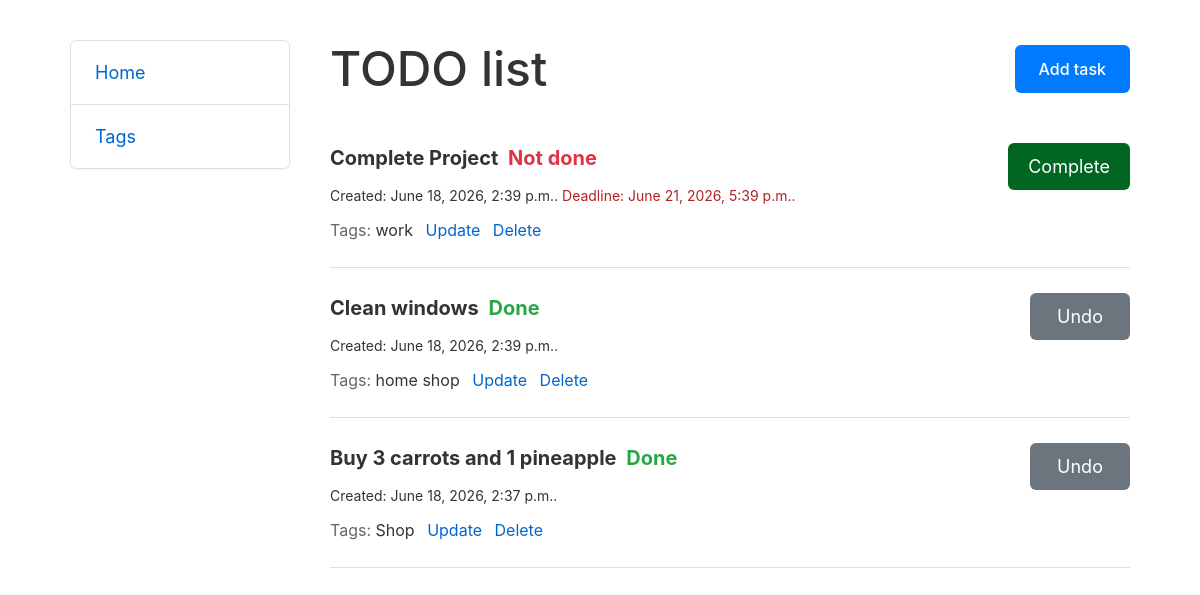
The page / on the database its author committed.
### todo/models.py (models this page shows, shortened)
class Task(models.Model):
    content = models.TextField()
    created_at = models.DateTimeField(auto_now_add=True)
    deadline = models.DateTimeField(null=True, blank=True)
    is_done = models.BooleanField(default=False)
    tags = models.ManyToManyField(Tag, related_name='tasks')
    class Meta:
        ordering = ['is_done', '-created_at']

class Tag(models.Model):
    name = models.CharField(max_length=255, unique=True)

### todo/views.py (the view)
# urls.py: path('', TaskListView.as_view(), name='index'),
class TaskListView(generic.ListView):
    model = Task
    template_name = 'todo/index.html'
    context_object_name = 'tasks'

### todo/templates/todo/index.html (shortened to what this page needs)
{% extends "todo/base.html" %}
{% block content %}
  <div class="content-header">
    <h1>TODO list</h1>
    <a href="{% url 'todo:task-create' %}" class="btn-add">Add task</a>
  </div>
  <div class="tasks-container">
    {% for task in tasks %}
      <div class="task-item">
        <div class="task-info">
          <div class="task-title-row">
            {{ task.content }}
            {% if task.is_done %}
              <span class="status-done">Done</span>
            {% else %}
              <span class="status-not-done">Not done</span>
            {% endif %}
          </div>
          <div class="task-meta-row">
            Created: {{ task.created_at|date:"F d, Y, g:i a." }}
            {% if task.deadline and not task.is_done %}
              <span class="deadline-text">Deadline: {{ task.deadline|date:"F d, Y, g:i a." }}</span>
            {% endif %}
          </div>
          <div class="task-tags-row">
            Tags:
            <span class="task-tags-list">
              {% for tag in task.tags.all %}
                {{ tag.name }}
              {% empty %}
                no tags
              {% endfor %}
            </span>
            <a href="{% url 'todo:task-update' task.id %}" class="task-link">Update</a>
            <a href="{% url 'todo:task-delete' task.id %}" class="task-link">Delete</a>
          </div>
        </div>
        <div class="task-action">
          {% if task.is_done %}
            <a href="{% url 'todo:task-toggle' task.id %}"
               class="btn-status btn-undo">Undo</a>
          {% else %}
            <a href="{% url 'todo:task-toggle' task.id %}"
               class="btn-status btn-complete">Complete</a>
          {% endif %}
        </div>
      </div>
    {% empty %}
      <p style="padding: 20px 0; color: #666;">No tasks for today!</p>
    {% endfor %}
  </div>
{% endblock content %}

### todo/static/css/style.css (style rules this page uses)
body { font-family: -apple-system, BlinkMacSystemFont, 'Segoe UI', Roboto, Helvetica, Arial, sans-serif; margin: 0; padding: 0; background-color: #ffffff; color: #333; }
.content-header { display: flex; justify-content: space-between; align-items: center; margin-bottom: 20px; }
.content-header h1 { font-size: 48px; margin: 0; font-weight: 500; }
.btn-add { background-color: #007bff; color: white; text-decoration: none; padding: 12px 24px; border-radius: 6px; font-size: 16px; font-weight: 500; }
.task-item { padding: 25px 0; border-bottom: 1px solid #e0e0e0; display: flex; justify-content: space-between; align-items: flex-start; }
.task-info { flex-grow: 1; }
.task-title-row { font-size: 20px; font-weight: bold; margin-bottom: 12px; }
.status-not-done { color: #dc3545; margin-left: 5px; }
.status-done { color: #28a745; margin-left: 5px; }
.task-meta-row { font-size: 14px; color: #333333; margin-bottom: 12px; }
.deadline-text { color: #b22222; }
.task-tags-row { font-size: 16px; color: #666666; }
.task-tags-list { color: #333333; }
.task-link { color: #0066cc; text-decoration: none; margin-left: 8px; }
.btn-status { display: inline-block; color: white; text-decoration: none; padding: 10px 20px; border-radius: 6px; font-size: 18px; text-align: center; min-width: 100px; }
.btn-complete { background-color: #006622; }
.btn-undo { background-color: #6c757d; }

### rows shown on the page
Task: content "Complete Project", is_done "Not done", created_at "June 18, 2026, 2:39 p.m..", deadline "June 21, 2026, 5:39 p.m.."
Tag: name "work"
Task: content "Clean windows", is_done "Done", created_at "June 18, 2026, 2:39 p.m.."
Tag: name "home shop"
Task: content "Buy 3 carrots and 1 pineapple", is_done "Done", created_at "June 18, 2026, 2:37 p.m.."
Tag: name "Shop"
